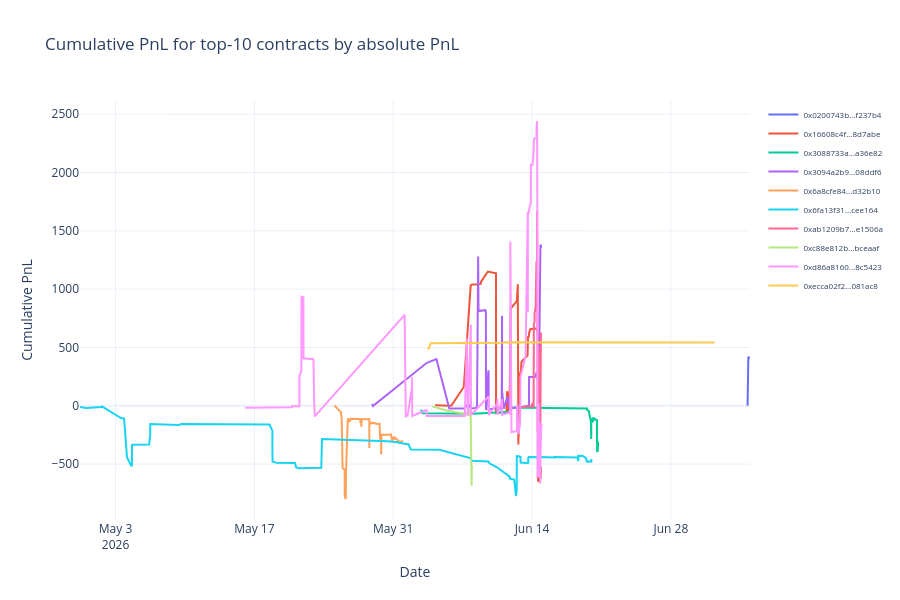

Notebook cell for this chart:
### Markdown cell above
## Top contracts PnL comparison

### Code cell
top_contracts = summaries.sort_values('finalEstimatedPnl', ascending=False, key=abs).head(TOP_N_CONTRACTS).reset_index(drop=True)

pnl_parts = []
for _, row in top_contracts.iterrows():
    cid = row['conditionId']
    fills_path = BACKTEST_DIR / 'contracts' / cid / 'fills.parquet'
    if not fills_path.exists():
        continue
    fdf = pd.read_parquet(fills_path, columns=['dt', 'implied_pnl']).dropna(subset=['implied_pnl'])
    if fdf.empty:
        continue
    fdf['dt'] = pd.to_datetime(fdf['dt'], utc=True)
    fdf = fdf.sort_values('dt')
    contract_pnl = fdf.groupby('dt', as_index=False)['implied_pnl'].sum()
    contract_pnl['cum_pnl'] = contract_pnl['implied_pnl'].cumsum()
    contract_pnl['condition_id'] = cid
    pnl_parts.append(contract_pnl[['dt', 'cum_pnl', 'condition_id']])

if pnl_parts:
    pnl_all = pd.concat(pnl_parts, ignore_index=True)

    fig_top = go.Figure()
    for cid, grp in pnl_all.groupby('condition_id'):
        short_id = cid[:10] + '...' + cid[-6:]
        fig_top.add_trace(go.Scatter(
            x=grp['dt'], y=grp['cum_pnl'],
            mode='lines', name=short_id
        ))

    fig_top.update_layout(
        title=f'Cumulative PnL for top-{TOP_N_CONTRACTS} contracts by absolute PnL',
        xaxis_title='Date', yaxis_title='Cumulative PnL',
        template='plotly_white', height=600,
        legend=dict(font=dict(size=8)),
    )
    fig_top.show()
else:
    print('No fills.parquet data found for top contracts.')
